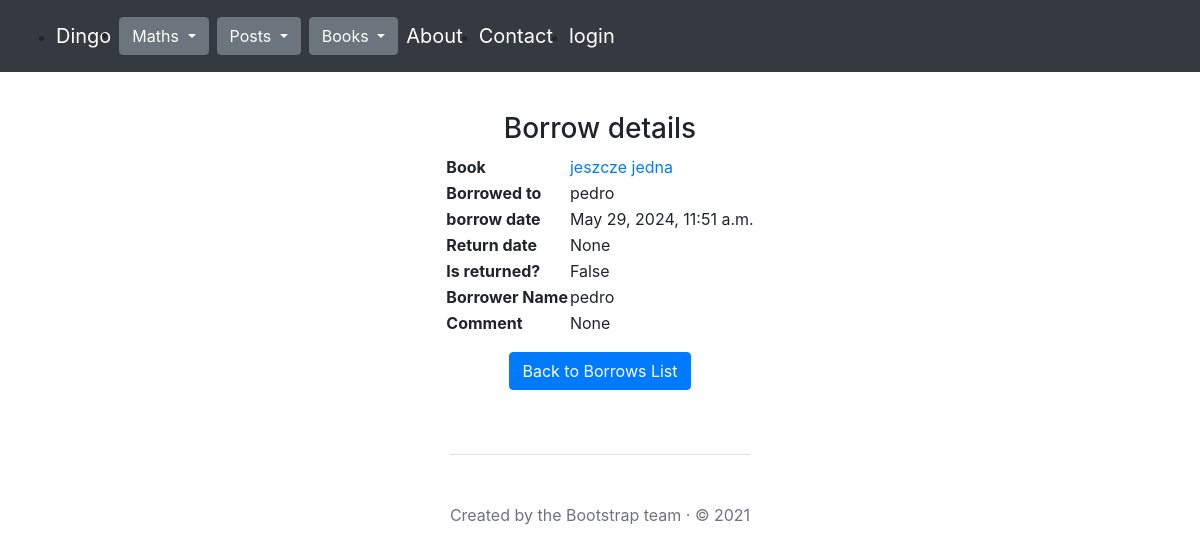
Page /books/borrow/14 on the earlier database version.
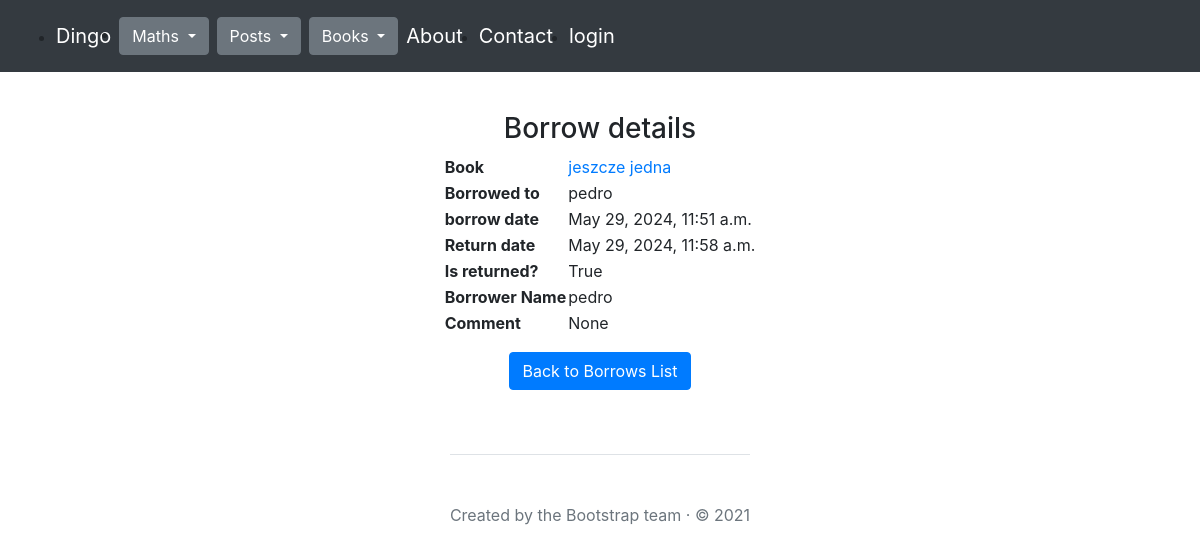
Same page on the later database version.
### books/models.py (models this page shows, shortened)
class Borrow(models.Model):
    borrow_date = models.DateTimeField(auto_now_add=True)
    return_date = models.DateTimeField(null=True)
    is_returned = models.BooleanField(default=False)
    comment = models.TextField(null=True)
    book = models.ForeignKey(
        Book,
        on_delete=models.CASCADE,
        null=False,
        blank=False,
        related_name='borrows'
    )
    user = models.ForeignKey(
        User,
        on_delete=models.CASCADE,
        null=False,
        blank=False,
        related_name='borrows',
    )

class Book(models.Model):
    title = models.CharField(max_length=30, unique=True, null=False)
    comment = models.TextField(null=True)
    pages = models.IntegerField(null=True)
    image = models.ImageField(upload_to='photos/%Y/%m/%d', null=True, default='')
    tags = models.ManyToManyField("books.Tag", related_name="books")
    author = models.ForeignKey(
        'books.Author',
        on_delete=models.CASCADE,
        null=False,
        blank=False
    )

### books/views.py (the view)
# urls.py: path('borrow/<int:id>', borrow_details, name="borrow_details"),
def borrow_details(request, id):
    borrow = get_object_or_404(Borrow, id=id)
    if request.method == 'POST' and 'borrow_id' in request.POST:
        borrow = Borrow.objects.get(id=request.POST['borrow_id'])
        borrow.is_returned = True
        borrow.return_date = timezone.now()
        borrow.save()
        return redirect('books:borrow_details', id=id)
    return render(
        request=request,
        template_name="books/borrow_details.html",
        context={"borrow": borrow,
                 }
    )

### books/templates/books/borrow_details.html (shortened to what this page needs)
{% extends "main.html" %}
{% block content %}
<div class="mt-3 d-flex flex-column align-items-center justify-content-center">
    <h3>Borrow details</h3>
    <table>
        <tr>
            <th>Book</th>
            <td><a href="{% url 'books:book_details' borrow.book.id %}">{{ borrow.book.title }}</a></td>
        </tr>
        <tr>
            <th>Borrowed to</th>
            <td>{{ borrow.user }}</td>
        </tr>
        <tr>
            <th>borrow date</th>
            <td>{{ borrow.borrow_date }}</td>
        </tr>
        <tr>
            <th>Return date</th>
            <td>{{ borrow.return_date }}</td>
        </tr>
        <tr>
            <th>Is returned?</th>
            <td>{{ borrow.is_returned }}</td>
        </tr>
        <tr>
            <th>Borrower Name</th>
            <td>{{ borrow.user }}</td>
        </tr>
        <tr>
            <th>Comment</th>
            <td>{{ borrow.comment }}</td>
        </tr>
    </table>
    <a href="{% url 'books:borrows_list' user.username %}" class="btn btn-primary mt-3">Back to Borrows List</a>
</div>
{% endblock %}

Differences in the rows shown:
changed Borrow "None": return_date "None" → "May 29, 2024, 11:58 a.m."; is_returned "False" → "True"
